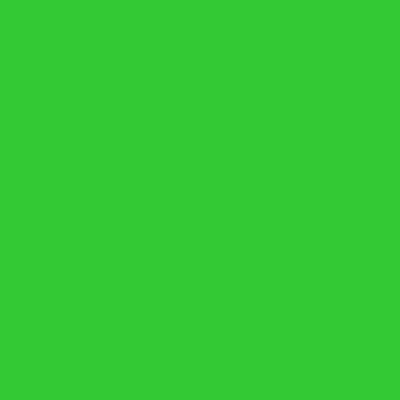
Frame 1 (no input)
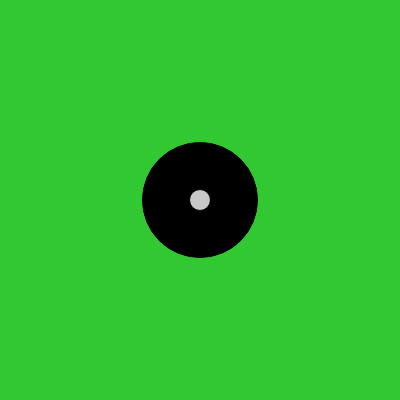
Frame 60 (no input)
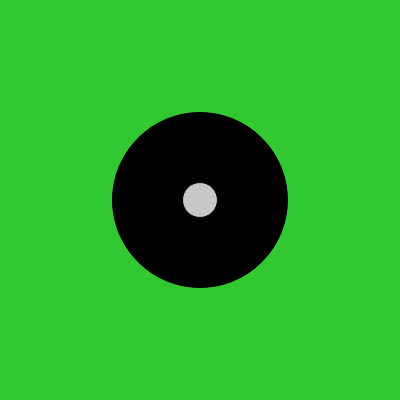
Frame 120 (the mouse pressed at the canvas centre since frame 60)

The p5.js sketch that drew these frames (run headless with seeded random() and noise() and a simulated clock; from frame 60 on, the mouse is pressed at the canvas centre):

// p5.js sketch
// ── sketch.js
let size = 0;
let sizecentre = 0;
let tomber = true;

function setup() {
  createCanvas(400, 400);
}

function draw() {
  background(50, 200, 50);
  fill(0)
  ellipse(200, 200, size, size);
  
  fill(200)
   ellipse(200, 200, sizecentre, sizecentre);
  
  
  if (tomber) {
    size += 5;
    if (size > 200) tomber = false;
  } else {
    size -= 5;
    if (size < 0) tomber = true;
  }
  
  if (tomber) {
    sizecentre += 1;
    if (size > 200) tomber = false;
  } else {
    sizecentre -= 1;
    if (size < 0) tomber = true;
  }
}
